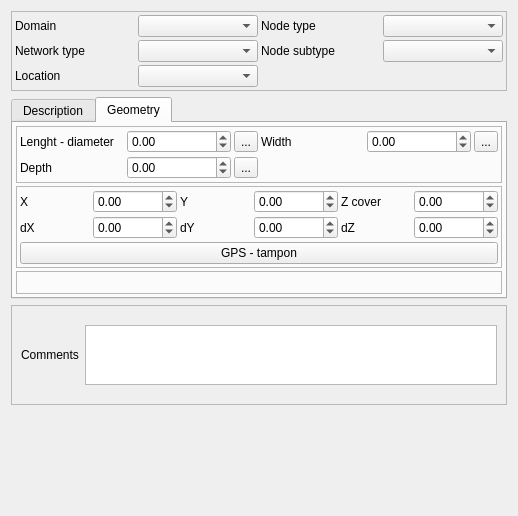
<?xml version="1.0" encoding="UTF-8"?>
<ui version="4.0">
 <class>Form_base3_ud</class>
 <widget class="QWidget" name="Form_base3_ud">
  <property name="geometry">
   <rect>
    <x>0</x>
    <y>0</y>
    <width>518</width>
    <height>516</height>
   </rect>
  </property>
  <property name="windowTitle">
   <string>Form</string>
  </property>
  <layout class="QVBoxLayout" name="verticalLayout">
   <item>
    <widget class="QFrame" name="frame">
     <property name="frameShape">
      <enum>QFrame::StyledPanel</enum>
     </property>
     <property name="frameShadow">
      <enum>QFrame::Raised</enum>
     </property>
     <layout class="QGridLayout" name="gridLayout">
      <property name="leftMargin">
       <number>3</number>
      </property>
      <property name="topMargin">
       <number>3</number>
      </property>
      <property name="rightMargin">
       <number>3</number>
      </property>
      <property name="bottomMargin">
       <number>3</number>
      </property>
      <property name="spacing">
       <number>3</number>
      </property>
      <item row="2" column="1">
       <widget class="QComboBox" name="location"/>
      </item>
      <item row="0" column="0">
       <widget class="QLabel" name="label_6">
        <property name="text">
         <string>Domain</string>
        </property>
        <property name="wordWrap">
         <bool>true</bool>
        </property>
       </widget>
      </item>
      <item row="0" column="1">
       <widget class="QComboBox" name="domain"/>
      </item>
      <item row="1" column="1">
       <widget class="QComboBox" name="networktype"/>
      </item>
      <item row="1" column="0">
       <widget class="QLabel" name="label_2">
        <property name="text">
         <string>Network type</string>
        </property>
        <property name="wordWrap">
         <bool>true</bool>
        </property>
       </widget>
      </item>
      <item row="2" column="0">
       <widget class="QLabel" name="label_8">
        <property name="text">
         <string>Location</string>
        </property>
        <property name="wordWrap">
         <bool>true</bool>
        </property>
       </widget>
      </item>
      <item row="0" column="2">
       <widget class="QLabel" name="label">
        <property name="text">
         <string>Node type</string>
        </property>
        <property name="wordWrap">
         <bool>true</bool>
        </property>
       </widget>
      </item>
      <item row="0" column="3">
       <widget class="QComboBox" name="nodetype"/>
      </item>
      <item row="1" column="2">
       <widget class="QLabel" name="label_42">
        <property name="text">
         <string>Node subtype</string>
        </property>
        <property name="wordWrap">
         <bool>true</bool>
        </property>
       </widget>
      </item>
      <item row="1" column="3">
       <widget class="QComboBox" name="nodesubtype"/>
      </item>
     </layout>
    </widget>
   </item>
   <item>
    <widget class="QTabWidget" name="tabWidgetspec">
     <property name="currentIndex">
      <number>1</number>
     </property>
     <widget class="QWidget" name="tab">
      <attribute name="title">
       <string>Description</string>
      </attribute>
      <layout class="QVBoxLayout" name="verticalLayout_3">
       <property name="spacing">
        <number>3</number>
       </property>
       <property name="leftMargin">
        <number>3</number>
       </property>
       <property name="topMargin">
        <number>3</number>
       </property>
       <property name="rightMargin">
        <number>3</number>
       </property>
       <property name="bottomMargin">
        <number>3</number>
       </property>
       <item>
        <widget class="QStackedWidget" name="stackedWidget">
         <property name="currentIndex">
          <number>4</number>
         </property>
         <widget class="QWidget" name="page_3">
          <layout class="QGridLayout" name="gridLayout_2">
           <item row="2" column="0">
            <widget class="QLabel" name="label_44">
             <property name="text">
              <string>Cover shape</string>
             </property>
             <property name="wordWrap">
              <bool>true</bool>
             </property>
            </widget>
           </item>
           <item row="3" column="2">
            <widget class="QToolButton" name="toolButton_diamtampon">
             <property name="text">
              <string>...</string>
             </property>
            </widget>
           </item>
           <item row="3" column="1">
            <widget class="QDoubleSpinBox" name="manholecoverdiameter">
             <property name="minimum">
              <double>-1.000000000000000</double>
             </property>
             <property name="maximum">
              <double>999999.000000000000000</double>
             </property>
            </widget>
           </item>
           <item row="3" column="0">
            <widget class="QLabel" name="label_45">
             <property name="text">
              <string>Cover diameter</string>
             </property>
             <property name="wordWrap">
              <bool>true</bool>
             </property>
            </widget>
           </item>
           <item row="2" column="1">
            <widget class="QComboBox" name="manholecovertype"/>
           </item>
           <item row="0" column="3">
            <widget class="QComboBox" name="accessibility"/>
           </item>
           <item row="0" column="2">
            <widget class="QLabel" name="label_3">
             <property name="text">
              <string>Accessibility</string>
             </property>
             <property name="wordWrap">
              <bool>true</bool>
             </property>
            </widget>
           </item>
           <item row="0" column="0">
            <widget class="QLabel" name="label_43">
             <property name="text">
              <string>Material</string>
             </property>
             <property name="wordWrap">
              <bool>true</bool>
             </property>
            </widget>
           </item>
           <item row="0" column="1">
            <widget class="QComboBox" name="manholematerial"/>
           </item>
           <item row="2" column="3">
            <widget class="QComboBox" name="presencesteps"/>
           </item>
           <item row="2" column="2">
            <widget class="QLabel" name="label_26">
             <property name="text">
              <string>Steps presence</string>
             </property>
             <property name="wordWrap">
              <bool>true</bool>
             </property>
            </widget>
           </item>
           <item row="4" column="0">
            <spacer name="verticalSpacer_6">
             <property name="orientation">
              <enum>Qt::Vertical</enum>
             </property>
             <property name="sizeHint" stdset="0">
              <size>
               <width>20</width>
               <height>40</height>
              </size>
             </property>
            </spacer>
           </item>
          </layout>
         </widget>
         <widget class="QWidget" name="page">
          <layout class="QGridLayout" name="gridLayout_5">
           <item row="0" column="1">
            <widget class="QComboBox" name="accessibility_2"/>
           </item>
           <item row="0" column="0">
            <widget class="QLabel" name="label_5">
             <property name="text">
              <string>Accessibility</string>
             </property>
            </widget>
           </item>
           <item row="1" column="1">
            <spacer name="verticalSpacer_2">
             <property name="orientation">
              <enum>Qt::Vertical</enum>
             </property>
             <property name="sizeHint" stdset="0">
              <size>
               <width>20</width>
               <height>40</height>
              </size>
             </property>
            </spacer>
           </item>
          </layout>
         </widget>
         <widget class="QWidget" name="page_2">
          <layout class="QGridLayout" name="gridLayout_11">
           <item row="1" column="1">
            <widget class="QDoubleSpinBox" name="depth1">
             <property name="minimum">
              <double>-1.000000000000000</double>
             </property>
             <property name="maximum">
              <double>999999.000000000000000</double>
             </property>
            </widget>
           </item>
           <item row="1" column="2">
            <widget class="QToolButton" name="toolButton_profsurverse">
             <property name="text">
              <string>...</string>
             </property>
            </widget>
           </item>
           <item row="1" column="0">
            <widget class="QLabel" name="label_27">
             <property name="text">
              <string>Overflow depth</string>
             </property>
             <property name="wordWrap">
              <bool>true</bool>
             </property>
            </widget>
           </item>
           <item row="0" column="0">
            <widget class="QLabel" name="label_25">
             <property name="text">
              <string>Remote monitoring</string>
             </property>
             <property name="wordWrap">
              <bool>true</bool>
             </property>
            </widget>
           </item>
           <item row="2" column="1">
            <spacer name="verticalSpacer_3">
             <property name="orientation">
              <enum>Qt::Vertical</enum>
             </property>
             <property name="sizeHint" stdset="0">
              <size>
               <width>20</width>
               <height>40</height>
              </size>
             </property>
            </spacer>
           </item>
           <item row="0" column="1" colspan="2">
            <widget class="QComboBox" name="psremotemonitoring"/>
           </item>
          </layout>
         </widget>
         <widget class="QWidget" name="page_7">
          <layout class="QGridLayout" name="gridLayout_12">
           <item row="2" column="1">
            <widget class="QComboBox" name="psh2streatment"/>
           </item>
           <item row="2" column="0">
            <widget class="QLabel" name="label_47">
             <property name="text">
              <string>H2S treatment</string>
             </property>
             <property name="wordWrap">
              <bool>true</bool>
             </property>
            </widget>
           </item>
           <item row="0" column="1">
            <widget class="QDoubleSpinBox" name="psnominalcapacity">
             <property name="minimum">
              <double>-1.000000000000000</double>
             </property>
             <property name="maximum">
              <double>999999999.000000000000000</double>
             </property>
            </widget>
           </item>
           <item row="0" column="2">
            <widget class="QToolButton" name="toolButton_capanom">
             <property name="text">
              <string>...</string>
             </property>
            </widget>
           </item>
           <item row="1" column="0">
            <widget class="QLabel" name="label_46">
             <property name="text">
              <string>Pumps number</string>
             </property>
             <property name="wordWrap">
              <bool>true</bool>
             </property>
            </widget>
           </item>
           <item row="0" column="0">
            <widget class="QLabel" name="label_30">
             <property name="text">
              <string>Nominal capacity (m3/h)</string>
             </property>
             <property name="wordWrap">
              <bool>true</bool>
             </property>
            </widget>
           </item>
           <item row="1" column="1">
            <widget class="QSpinBox" name="pspumpnumber">
             <property name="minimum">
              <number>-1</number>
             </property>
             <property name="maximum">
              <number>999999</number>
             </property>
            </widget>
           </item>
           <item row="3" column="0">
            <widget class="QLabel" name="label_48">
             <property name="text">
              <string>Overflow</string>
             </property>
             <property name="wordWrap">
              <bool>true</bool>
             </property>
            </widget>
           </item>
           <item row="1" column="2">
            <widget class="QToolButton" name="toolButton_pompes2">
             <property name="text">
              <string>...</string>
             </property>
            </widget>
           </item>
           <item row="3" column="1">
            <widget class="QComboBox" name="psoverflow"/>
           </item>
           <item row="4" column="1">
            <spacer name="verticalSpacer_4">
             <property name="orientation">
              <enum>Qt::Vertical</enum>
             </property>
             <property name="sizeHint" stdset="0">
              <size>
               <width>20</width>
               <height>40</height>
              </size>
             </property>
            </spacer>
           </item>
          </layout>
         </widget>
         <widget class="QWidget" name="page_8">
          <layout class="QGridLayout" name="gridLayout_13">
           <item row="0" column="0">
            <widget class="QLabel" name="label_49">
             <property name="text">
              <string>Sedimentation</string>
             </property>
            </widget>
           </item>
           <item row="0" column="1">
            <widget class="QComboBox" name="sedimenttrap"/>
           </item>
           <item row="1" column="1">
            <spacer name="verticalSpacer_5">
             <property name="orientation">
              <enum>Qt::Vertical</enum>
             </property>
             <property name="sizeHint" stdset="0">
              <size>
               <width>20</width>
               <height>40</height>
              </size>
             </property>
            </spacer>
           </item>
          </layout>
         </widget>
         <widget class="QWidget" name="page_4">
          <layout class="QVBoxLayout" name="verticalLayout_2">
           <property name="spacing">
            <number>3</number>
           </property>
           <property name="leftMargin">
            <number>3</number>
           </property>
           <property name="topMargin">
            <number>3</number>
           </property>
           <property name="rightMargin">
            <number>3</number>
           </property>
           <property name="bottomMargin">
            <number>3</number>
           </property>
          </layout>
         </widget>
        </widget>
       </item>
      </layout>
     </widget>
     <widget class="QWidget" name="tab_2">
      <attribute name="title">
       <string>Geometry</string>
      </attribute>
      <layout class="QVBoxLayout" name="verticalLayout_4">
       <property name="spacing">
        <number>3</number>
       </property>
       <property name="leftMargin">
        <number>3</number>
       </property>
       <property name="topMargin">
        <number>3</number>
       </property>
       <property name="rightMargin">
        <number>3</number>
       </property>
       <property name="bottomMargin">
        <number>3</number>
       </property>
       <item>
        <widget class="QFrame" name="frame_5">
         <property name="frameShape">
          <enum>QFrame::StyledPanel</enum>
         </property>
         <property name="frameShadow">
          <enum>QFrame::Raised</enum>
         </property>
         <layout class="QGridLayout" name="gridLayout_6">
          <property name="leftMargin">
           <number>3</number>
          </property>
          <property name="topMargin">
           <number>3</number>
          </property>
          <property name="rightMargin">
           <number>3</number>
          </property>
          <property name="bottomMargin">
           <number>3</number>
          </property>
          <property name="spacing">
           <number>3</number>
          </property>
          <item row="1" column="2">
           <widget class="QToolButton" name="toolButton_calc">
            <property name="text">
             <string>...</string>
            </property>
           </widget>
          </item>
          <item row="1" column="1">
           <widget class="QDoubleSpinBox" name="depthinvert">
            <property name="minimum">
             <double>-1.000000000000000</double>
            </property>
            <property name="maximum">
             <double>999.000000000000000</double>
            </property>
           </widget>
          </item>
          <item row="1" column="0">
           <widget class="QLabel" name="label_24">
            <property name="text">
             <string>Depth</string>
            </property>
            <property name="wordWrap">
             <bool>true</bool>
            </property>
           </widget>
          </item>
          <item row="0" column="3">
           <widget class="QLabel" name="label_29">
            <property name="text">
             <string>Width</string>
            </property>
            <property name="wordWrap">
             <bool>true</bool>
            </property>
           </widget>
          </item>
          <item row="0" column="1">
           <widget class="QDoubleSpinBox" name="lenght">
            <property name="minimum">
             <double>-1.000000000000000</double>
            </property>
            <property name="maximum">
             <double>999.000000000000000</double>
            </property>
           </widget>
          </item>
          <item row="0" column="0">
           <widget class="QLabel" name="label_28">
            <property name="text">
             <string>Lenght - diameter</string>
            </property>
            <property name="wordWrap">
             <bool>true</bool>
            </property>
           </widget>
          </item>
          <item row="0" column="2">
           <widget class="QToolButton" name="toolButton_longueur">
            <property name="text">
             <string>...</string>
            </property>
           </widget>
          </item>
          <item row="0" column="4">
           <widget class="QDoubleSpinBox" name="width">
            <property name="minimum">
             <double>-1.000000000000000</double>
            </property>
            <property name="maximum">
             <double>999.000000000000000</double>
            </property>
           </widget>
          </item>
          <item row="0" column="5">
           <widget class="QToolButton" name="toolButton_largeur">
            <property name="text">
             <string>...</string>
            </property>
           </widget>
          </item>
         </layout>
        </widget>
       </item>
       <item>
        <widget class="QFrame" name="frame_3">
         <property name="frameShape">
          <enum>QFrame::StyledPanel</enum>
         </property>
         <property name="frameShadow">
          <enum>QFrame::Raised</enum>
         </property>
         <layout class="QGridLayout" name="gridLayout_3">
          <property name="leftMargin">
           <number>3</number>
          </property>
          <property name="topMargin">
           <number>3</number>
          </property>
          <property name="rightMargin">
           <number>3</number>
          </property>
          <property name="bottomMargin">
           <number>3</number>
          </property>
          <property name="spacing">
           <number>3</number>
          </property>
          <item row="0" column="1">
           <widget class="QDoubleSpinBox" name="X">
            <property name="minimum">
             <double>-99.000000000000000</double>
            </property>
            <property name="maximum">
             <double>99999999.000000000000000</double>
            </property>
           </widget>
          </item>
          <item row="0" column="0">
           <widget class="QLabel" name="label_15">
            <property name="text">
             <string>X</string>
            </property>
            <property name="wordWrap">
             <bool>true</bool>
            </property>
           </widget>
          </item>
          <item row="0" column="2">
           <widget class="QLabel" name="label_18">
            <property name="text">
             <string>Y</string>
            </property>
            <property name="wordWrap">
             <bool>true</bool>
            </property>
           </widget>
          </item>
          <item row="1" column="1">
           <widget class="QDoubleSpinBox" name="dX">
            <property name="minimum">
             <double>-1.000000000000000</double>
            </property>
            <property name="maximum">
             <double>999.000000000000000</double>
            </property>
           </widget>
          </item>
          <item row="1" column="3">
           <widget class="QDoubleSpinBox" name="dY">
            <property name="minimum">
             <double>-1.000000000000000</double>
            </property>
            <property name="maximum">
             <double>999.000000000000000</double>
            </property>
           </widget>
          </item>
          <item row="0" column="4">
           <widget class="QLabel" name="label_22">
            <property name="text">
             <string>Z cover</string>
            </property>
            <property name="wordWrap">
             <bool>true</bool>
            </property>
           </widget>
          </item>
          <item row="1" column="0">
           <widget class="QLabel" name="label_16">
            <property name="text">
             <string>dX</string>
            </property>
            <property name="wordWrap">
             <bool>true</bool>
            </property>
           </widget>
          </item>
          <item row="1" column="2">
           <widget class="QLabel" name="label_21">
            <property name="text">
             <string>dY</string>
            </property>
            <property name="wordWrap">
             <bool>true</bool>
            </property>
           </widget>
          </item>
          <item row="0" column="3">
           <widget class="QDoubleSpinBox" name="Y">
            <property name="minimum">
             <double>-99.000000000000000</double>
            </property>
            <property name="maximum">
             <double>99999999.000000000000000</double>
            </property>
           </widget>
          </item>
          <item row="0" column="5">
           <widget class="QDoubleSpinBox" name="Z">
            <property name="minimum">
             <double>-99.000000000000000</double>
            </property>
            <property name="maximum">
             <double>99999999.000000000000000</double>
            </property>
           </widget>
          </item>
          <item row="1" column="4">
           <widget class="QLabel" name="label_23">
            <property name="text">
             <string>dZ</string>
            </property>
            <property name="wordWrap">
             <bool>true</bool>
            </property>
           </widget>
          </item>
          <item row="1" column="5">
           <widget class="QDoubleSpinBox" name="dZ">
            <property name="minimum">
             <double>-1.000000000000000</double>
            </property>
            <property name="maximum">
             <double>999.000000000000000</double>
            </property>
           </widget>
          </item>
          <item row="4" column="0" colspan="6">
           <widget class="QPushButton" name="pushButton_getGPS">
            <property name="text">
             <string>GPS - tampon</string>
            </property>
           </widget>
          </item>
         </layout>
        </widget>
       </item>
       <item>
        <widget class="QFrame" name="frame_gps">
         <property name="frameShape">
          <enum>QFrame::StyledPanel</enum>
         </property>
         <property name="frameShadow">
          <enum>QFrame::Raised</enum>
         </property>
        </widget>
       </item>
      </layout>
     </widget>
    </widget>
   </item>
   <item>
    <widget class="QFrame" name="frame_2">
     <property name="frameShape">
      <enum>QFrame::StyledPanel</enum>
     </property>
     <property name="frameShadow">
      <enum>QFrame::Raised</enum>
     </property>
     <layout class="QHBoxLayout" name="horizontalLayout">
      <item>
       <widget class="QLabel" name="label_7">
        <property name="text">
         <string>Comments</string>
        </property>
        <property name="wordWrap">
         <bool>true</bool>
        </property>
       </widget>
      </item>
      <item>
       <widget class="QTextBrowser" name="comment">
        <property name="maximumSize">
         <size>
          <width>16777215</width>
          <height>60</height>
         </size>
        </property>
        <property name="readOnly">
         <bool>false</bool>
        </property>
       </widget>
      </item>
     </layout>
    </widget>
   </item>
   <item>
    <spacer name="verticalSpacer">
     <property name="orientation">
      <enum>Qt::Vertical</enum>
     </property>
     <property name="sizeHint" stdset="0">
      <size>
       <width>20</width>
       <height>40</height>
      </size>
     </property>
    </spacer>
   </item>
  </layout>
 </widget>
 <resources/>
 <connections/>
</ui>
